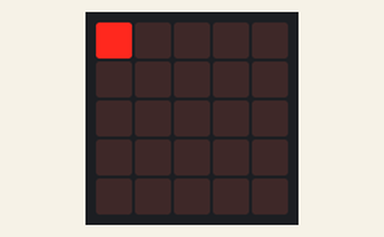
This program was run on a simulated BBC micro:bit (MakeCode). On the bench: the board's 5×5 LED display.

Above: at 0.1 s.
At 1.3 s:
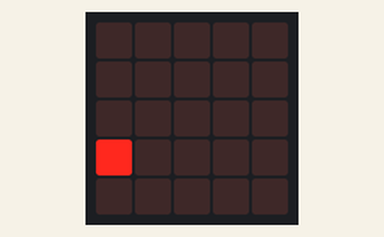
At 2.5 s:
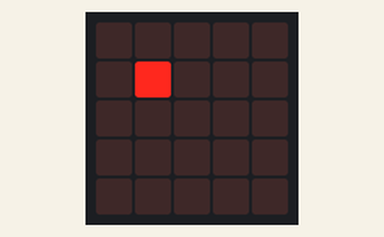
At 4.9 s:
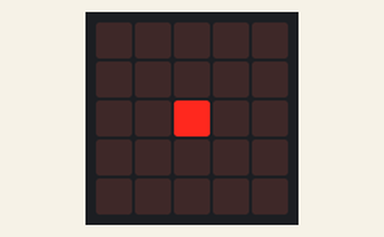
At 10.1 s:
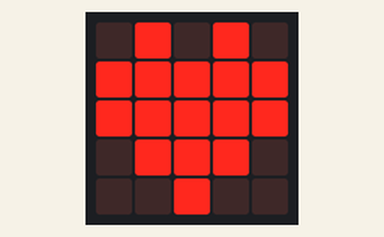
At 20.72 s:
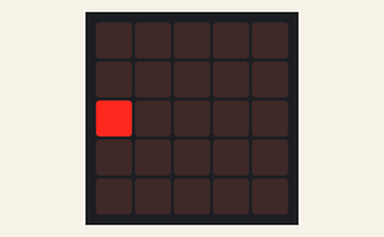

Measured:
- by itself, everything shown: repeats every 19.8 s, in 154 steps
- what the display in image 4 shows lasts 0.6 s, from 10.0 s to 10.6 s

The program:

main.ts
```typescript
let pausa = 0
basic.forever(function () {
    pausa = 200
    for (let index = 0; index < 3; index++) {
        for (let x = 0; x <= 4; x++) {
            for (let y = 0; y <= 4; y++) {
                led.plot(x, y)
                basic.pause(pausa)
                led.toggle(x, y)
                basic.pause(pausa)
            }
        }
        basic.showIcon(IconNames.Heart)
        basic.clearScreen()
        pausa += -80
    }
})
```

test.ts
```typescript
// aquí va el archivo "tests"; esto no se compilará cuando este paquete se utilice como una extensión.
```
